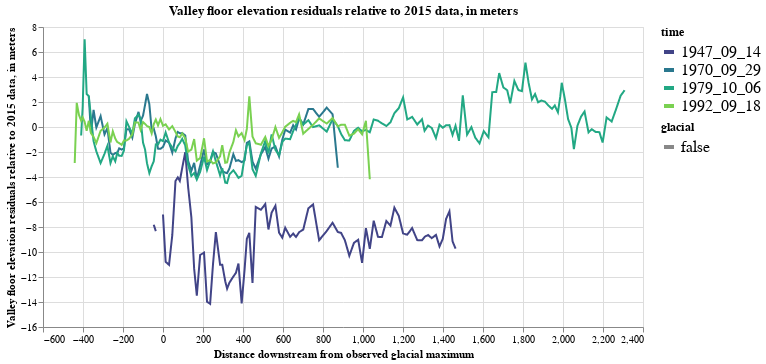

Notebook code for this chart:
### Markdown cell above
Plot elevation residuals, exclude glacier signals (small)

### Code cell
src = diff_df[['elevation', 'time', 'path_distance_from_glacier', 'glacial', 'elevation_residual']].reset_index().dropna()
src['time'] = src['time'].apply(lambda x: x.strftime(strip_time_format))
alt.Chart(
    src
).transform_filter(
    (datum.glacial == False)
).mark_line().encode(
    alt.X("path_distance_from_glacier:Q", title="Distance downstream from observed glacial maximum"),
    alt.Y("elevation_residual:Q", scale=alt.Scale(zero=False), title="Valley floor elevation residuals relative to 2015 data, in meters", impute=alt.ImputeParams(value=None)),
    
    alt.Color("time:O", scale=alt.Scale(scheme='viridis')),
    alt.StrokeDash('glacial:N')
).properties(
    width = 600,
    # height = 600,
    title="Valley floor elevation residuals relative to 2015 data, in meters"
).configure_legend(
    titleColor='black', 
    titleFontSize=12, 
    labelFontSize=16, 
    symbolStrokeWidth=4
)

### Figure 1 — Vega-Lite specification as saved in the notebook (floating-point values rounded to 4 significant figures; data arrays with more than 128 entries replaced by an {"elided": "..."} marker saying what was removed)
{"config": {"view": {"continuousWidth": 400, "continuousHeight": 300}, "legend": {"labelFontSize": 16, "symbolStrokeWidth": 4, "titleColor": "black", "titleFontSize": 12}}, "data": {"name": "data-c76490a749e1c4fa036818481af006b5"}, "mark": "line", "encoding": {"color": {"field": "time", "scale": {"scheme": "viridis"}, "type": "ordinal"}, "strokeDash": {"field": "glacial", "type": "nominal"}, "x": {"field": "path_distance_from_glacier", "title": "Distance downstream from observed glacial maximum", "type": "quantitative"}, "y": {"field": "elevation_residual", "impute": {"value": null}, "scale": {"zero": false}, "title": "Valley floor elevation residuals relative to 2015 data, in meters", "type": "quantitative"}}, "title": "Valley floor elevation residuals relative to 2015 data, in meters", "transform": [{"filter": "(datum.glacial === false)"}], "width": 600, "$schema": "https://vega.github.io/schema/vega-lite/v4.17.0.json", "datasets": {"data-c76490a749e1c4fa036818481af006b5": {"elided": "579 records"}}}
